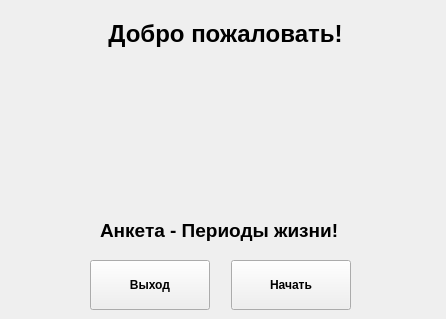
<?xml version="1.0" encoding="UTF-8"?>
<ui version="4.0">
 <class>MainWindow</class>
 <widget class="QMainWindow" name="MainWindow">
  <property name="geometry">
   <rect>
    <x>0</x>
    <y>0</y>
    <width>446</width>
    <height>319</height>
   </rect>
  </property>
  <property name="minimumSize">
   <size>
    <width>446</width>
    <height>319</height>
   </size>
  </property>
  <property name="maximumSize">
   <size>
    <width>446</width>
    <height>319</height>
   </size>
  </property>
  <property name="font">
   <font>
    <weight>75</weight>
    <bold>true</bold>
   </font>
  </property>
  <property name="windowTitle">
   <string>MainWindow</string>
  </property>
  <widget class="QWidget" name="centralwidget">
   <widget class="QPushButton" name="btn_exit">
    <property name="geometry">
     <rect>
      <x>90</x>
      <y>260</y>
      <width>120</width>
      <height>50</height>
     </rect>
    </property>
    <property name="font">
     <font>
      <family>Segoe UI</family>
      <weight>75</weight>
      <bold>true</bold>
     </font>
    </property>
    <property name="text">
     <string>Выход</string>
    </property>
   </widget>
   <widget class="QLabel" name="label_welcome_1">
    <property name="geometry">
     <rect>
      <x>50</x>
      <y>13</y>
      <width>351</width>
      <height>41</height>
     </rect>
    </property>
    <property name="font">
     <font>
      <family>Segoe UI</family>
      <pointsize>18</pointsize>
      <weight>75</weight>
      <bold>true</bold>
     </font>
    </property>
    <property name="text">
     <string>Добро пожаловать!</string>
    </property>
    <property name="alignment">
     <set>Qt::AlignCenter</set>
    </property>
   </widget>
   <widget class="QPushButton" name="btn_begin">
    <property name="geometry">
     <rect>
      <x>231</x>
      <y>260</y>
      <width>120</width>
      <height>50</height>
     </rect>
    </property>
    <property name="font">
     <font>
      <family>Segoe UI</family>
      <weight>75</weight>
      <bold>true</bold>
     </font>
    </property>
    <property name="text">
     <string>Начать</string>
    </property>
   </widget>
   <widget class="QLabel" name="label_subject">
    <property name="geometry">
     <rect>
      <x>100</x>
      <y>220</y>
      <width>241</width>
      <height>21</height>
     </rect>
    </property>
    <property name="font">
     <font>
      <family>Segoe UI</family>
      <pointsize>14</pointsize>
      <weight>75</weight>
      <bold>true</bold>
     </font>
    </property>
    <property name="text">
     <string>Aнкета - Периоды жизни!</string>
    </property>
   </widget>
   <widget class="QLabel" name="label_image">
    <property name="geometry">
     <rect>
      <x>10</x>
      <y>70</y>
      <width>431</width>
      <height>131</height>
     </rect>
    </property>
    <property name="font">
     <font>
      <family>Segoe UI</family>
      <pointsize>16</pointsize>
      <weight>75</weight>
      <bold>true</bold>
     </font>
    </property>
    <property name="text">
     <string/>
    </property>
    <property name="alignment">
     <set>Qt::AlignCenter</set>
    </property>
   </widget>
  </widget>
 </widget>
 <resources/>
 <connections/>
</ui>
